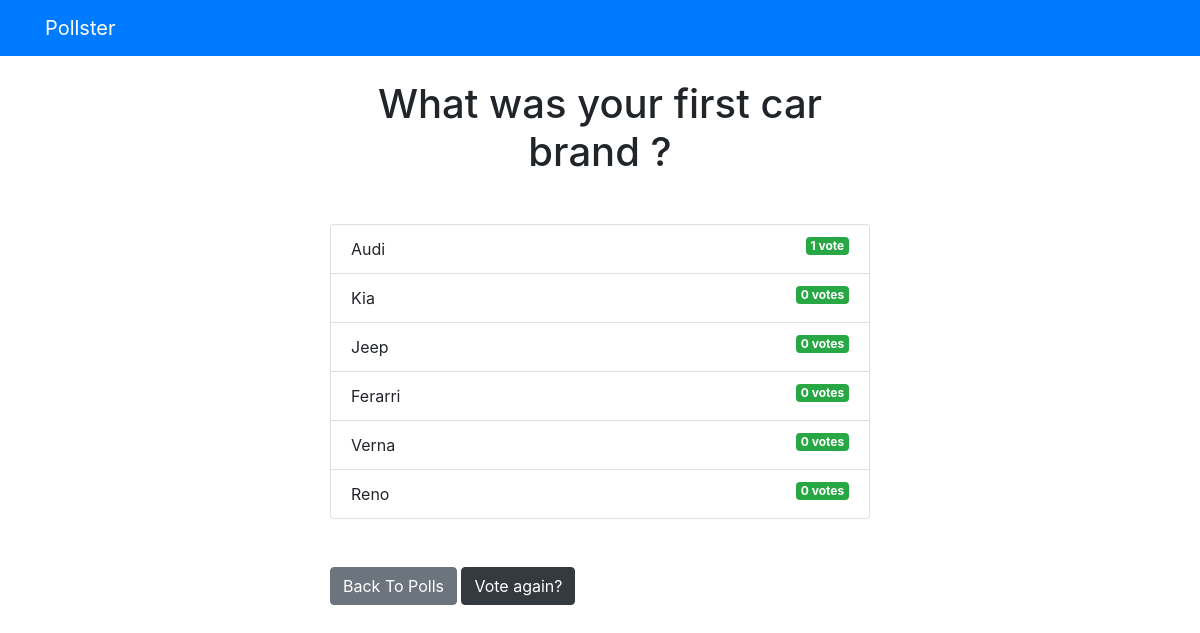
The app's page /polls/2/results/ with its own data.
### polls/models.py (models this page shows, shortened)
class Question(models.Model):
  question_text = models.CharField(max_length=200)
  pub_date = models.DateTimeField('date published')

class Choice(models.Model):
  question=models.ForeignKey(Question, on_delete=models.CASCADE)
  choice_text=models.CharField(max_length=200)
  votes=models.IntegerField(default=0)

### polls/views.py (the view)
# urls.py: path("<int:question_id>/results/",views.results,name="results"),
def results(request,question_id):
  question=get_object_or_404(Question,pk=question_id)
  return render(request,'polls/results.html',{'question':question})

### templates/polls/results.html
{% extends 'base.html' %}
{% block content %}
<h1 class="mb-5 text-center">{{ question.question_text }}</h1>
<ul class="list-group mb-5">
	{% for choice in question.choice_set.all %}
	<li class="list-group-item">
		{{ choice.choice_text }}  <span class="badge badge-success float-right">{{ choice.votes }} vote{{ choice.votes | pluralize }}</span>
	</li>
	{% endfor %}
</ul>
<a class="btn btn-secondary" href="{% url 'polls:index' %}">Back To Polls</a>
<a class="btn btn-dark" href="{% url 'polls:detail' question.id %}">Vote again?</a>
{% endblock %}

### records on screen
Question: question_text "What was your first car brand ?"
Choice: choice_text "Audi", votes "1"
Choice: choice_text "Kia", votes "0", votes|pluralize "s"
Choice: choice_text "Jeep", votes "0", votes|pluralize "s"
Choice: choice_text "Ferarri", votes "0", votes|pluralize "s"
Choice: choice_text "Verna", votes "0", votes|pluralize "s"
Choice: choice_text "Reno", votes "0", votes|pluralize "s"
